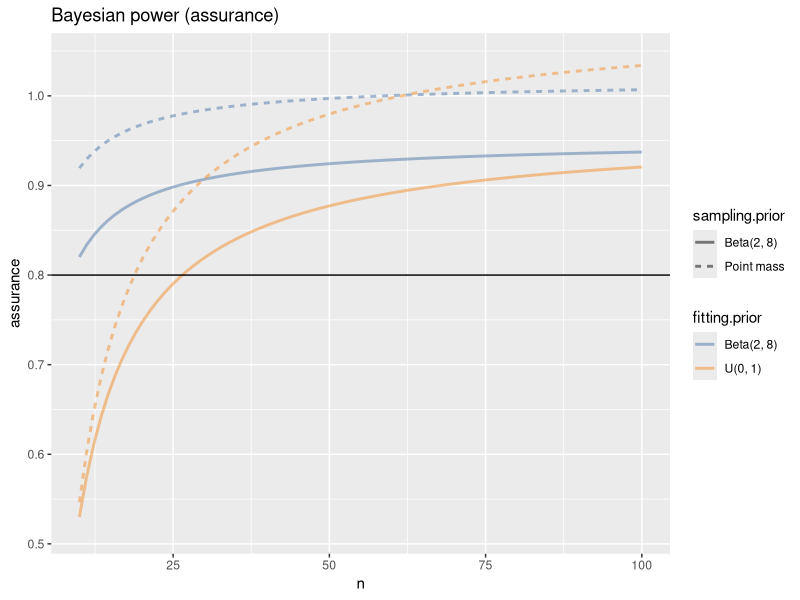
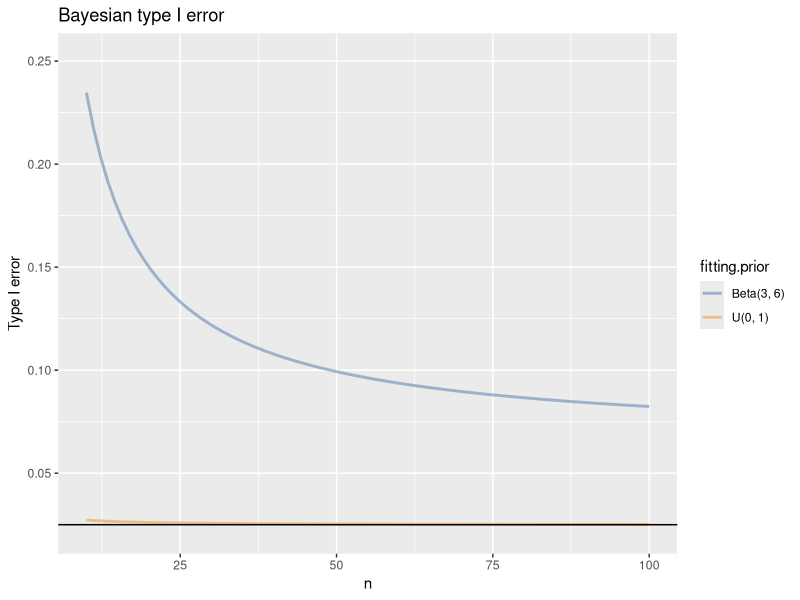

These figures' R source, in order:
## ---- chunk 1
knitr::opts_chunk$set(echo = TRUE)
## ---- chunk 2
## Function to perform assurance calculation based on ALC for binomial proportion
#' @param value.null value of the null hypothesis
#' @param alpha value for a \math{1 - alpha / 2} credible interval
#' @param sampling.mean mean parameter for beta sampling prior
#' @param sampling.disp dispersion parameter for beta sampling prior. If infinity, a point mass at sampling.mean
#' @param fitting.mean mean parameter for beta fitting prior
#' @param fitting.disp dispersion shape parameter for beta fitting prior
#' @param sample.size vector of sample sizes to compute CI widths
#' @param ndatasets number of simulated data sets
assurance <- function(
  value.null
  , sample.size = seq(10, 100, by = 1)
  , alpha = 0.05
  , sampling.mean = 0.2, sampling.disp = 10
  , fitting.mean = 0.5, fitting.disp = 1
  , ndatasets = 10000
) {
  ## Compute shape parameters
  sampling.shape1 <- sampling.disp * sampling.mean
  sampling.shape2 <- sampling.disp * (1 - sampling.mean)
  fitting.shape1  <- fitting.disp * fitting.mean
  fitting.shape2  <- fitting.disp * (1 - fitting.mean)
  ## vector to store results
  post.probs <- matrix(nrow = ndatasets, ncol = length(sample.size))
  thresh     <- 1 - alpha/2
  ## loop through sample sizes
  for ( i in seq_along(sample.size) ) {
    ## Obtain samples from sampling prior
    if ( sampling.disp < Inf ) {
      sprior.sample <- rbeta(
        n = ndatasets, shape1 = sampling.shape1, shape2 = sampling.shape2
      )
      ## Sample from predictive distribution of the sampling prior
      y.sprior.sample <- rbinom(n = ndatasets, size = sample.size[i], prob = sprior.sample)
    } else {
      ## Sample from a fixed probability at sampling.mean
      y.sprior.sample <- rbinom(n = ndatasets, size = sample.size[i], prob = sampling.mean)
    }
    ## Compute parameters for posterior distribution (beta since conjugate)
    fitting.shape1.post <- y.sprior.sample + fitting.shape1
    fitting.shape2.post <- sample.size[i] - y.sprior.sample + fitting.shape2
    ## Compute posterior probability
    post.probs[, i] <- pbeta(value.null, fitting.shape1.post, fitting.shape2.post, lower.tail = TRUE)
  }
  data.frame(n = sample.size, assurance = colMeans(post.probs >= thresh))
}
## ---- chunk 3
## Load packages
library(tidyverse)
library(ggthemes)

## Power simulations
   ## Beta(2, 8) sampling prior
       ## Uniform fitting prior
       assurance.random.noninform <- assurance(
         value.null = 0.5, ndatasets = 100000
         , sampling.mean = 2/10, sampling.disp = 10
         , fitting.mean = 0.5, fitting.disp = 1
       )
       assurance.random.noninform$sampling.prior = 'Beta(2, 8)'
       assurance.random.noninform$fitting.prior = 'U(0, 1)'
       ## Beta(3, 6) fitting prior
       assurance.random.inform <- assurance(
         value.null = 0.5, ndatasets = 100000
         , sampling.mean = 2/10, sampling.disp = 10
         , fitting.mean = 2/10, fitting.disp = 10
        )
       assurance.random.inform$sampling.prior = 'Beta(2, 8)'
       assurance.random.inform$fitting.prior = 'Beta(2, 8)'
   ## Point mass prior at 0.2
       ## Uniform fitting prior
       assurance.pointmass.noninform <- assurance(
         value.null = 0.5, ndatasets = 100000
         , sampling.mean = 2/10, sampling.disp = Inf
         , fitting.mean = 0.5, fitting.disp = 1
       )
       assurance.pointmass.noninform$sampling.prior = 'Point mass'
       assurance.pointmass.noninform$fitting.prior = 'U(0, 1)'
       ## Beta(3, 6) fitting prior
       assurance.pointmass.inform <- assurance(
         value.null = 0.5, ndatasets = 100000
         , sampling.mean = 2/10, sampling.disp = Inf
         , fitting.mean = 2/10, fitting.disp = 10
        )
        assurance.pointmass.inform$sampling.prior = 'Point mass'
        assurance.pointmass.inform$fitting.prior = 'Beta(2, 8)'
## ---- chunk 4
## Combine sims
sims <- rbind(assurance.random.noninform, assurance.random.inform, assurance.pointmass.noninform, assurance.pointmass.inform)

## Plot
ggplot(
  data = sims, 
  aes(x = n, y = assurance
      , color = fitting.prior, fill = fitting.prior
      , linetype = sampling.prior, shape = sampling.prior
  )
) + 
  geom_line(
    stat="smooth",method = "lm", formula = y ~ 0 + I(1/x) + I((x-1)/x)
    , alpha = 0.5, linewidth = 1
  ) +
  ggtitle("Bayesian power (assurance)") + 
  scale_color_tableau() + 
  scale_fill_tableau() + 
  geom_hline(yintercept = 0.8)
## ---- chunk 5
## Type I error simulations using point mass prior at 0.5
## Uniform fitting prior
type1error.pointmass.noninform <- assurance(
 value.null = 0.5, ndatasets = 100000
 , sampling.mean = 0.5, sampling.disp = Inf
 , fitting.mean = 0.5, fitting.disp = 1
)
type1error.pointmass.noninform$sampling.prior = 'Point mass'
type1error.pointmass.noninform$fitting.prior = 'U(0, 1)'
## Beta(3, 6) fitting prior
type1error.pointmass.inform <- assurance(
 value.null = 0.5, ndatasets = 100000
 , sampling.mean = 0.5, sampling.disp = Inf
 , fitting.mean = 2/10, fitting.disp = 10
)
type1error.pointmass.inform$sampling.prior = 'Point mass'
type1error.pointmass.inform$fitting.prior = 'Beta(3, 6)'
## ---- chunk 6
sims.type1error <- rbind(type1error.pointmass.noninform, type1error.pointmass.inform)

## Plot
ggplot(
  data = sims.type1error, 
  aes(x = n, y = assurance
      , color = fitting.prior, fill = fitting.prior
  )
) + 
  geom_line(
    stat="smooth",method = "lm", formula = y ~ 0 + I(1/x) + I((x-1)/x)
    , alpha = 0.5, linewidth = 1
  ) +
  ggtitle("Bayesian type I error") + 
  scale_color_tableau() + 
  scale_fill_tableau() +
  geom_hline(aes(yintercept = 0.025)) +
  ylab("Type I error")

